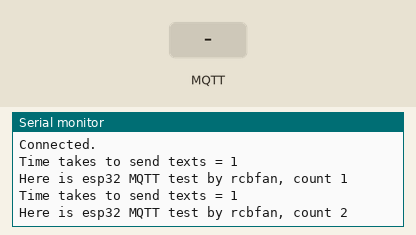
Recording of a sketch running on a simulated ESP32. Shown: the last lines printed to the serial monitor. The test bench sets the inputs (shaded band). WiFi joins after 1.5 s; servers stay silent unless stated; random numbers use the default seed unless the sketch sets one; no MQTT or app messages arrive unless stated.

Above: at 2.7 s.
2.8 s: MQTT message "1" arrives on the first subscribed topic
At 3.1 s:
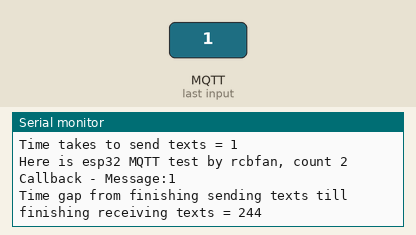
4.3 s: MQTT message "on" arrives on the first subscribed topic
At 4.48 s:
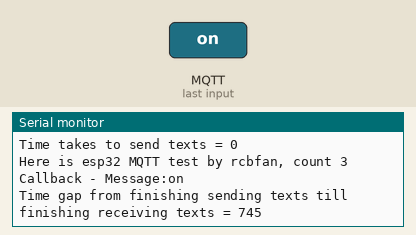
5.8 s: MQTT message "off" arrives on the first subscribed topic
At 6.4 s:
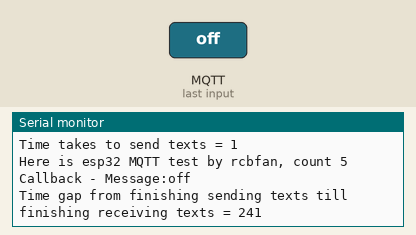
Timing chart, 0 to 8.8 s (numbered marks = the images above; inputs shaded):
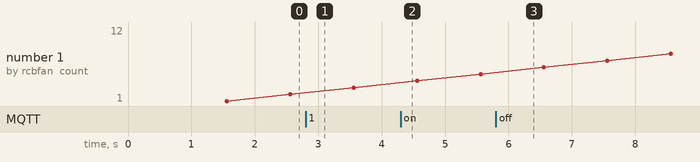

The sketch:

esp32_MQTT_send_receive_message_test.ino
```cpp
/*
This program can send messages to web server and get message from web server using MQTT.
And check the time needs for sending message and gap between finish sending message and finish receiving message.

Before uploading the program to esp32, please check if your Wifi name and Wifi password is correct.
*/

/*
Codes below are refering from
"https://www.survivingwithandroid.com/esp32-mqtt-client-publish-and-subscribe/#google_vignette"

We can monitor the messages sent from esp32 via
"https://www.hivemq.com/demos/websocket-client/"
After getting into this website, press connect (there's no need to change any thing),
then press "Add New Topic Subscription" button,
type in Topic name (inside "mqttClient.publish(Topic name, words)" ),
we will get messages.
*/

/*
Need to do:
  1. This is a public server, we need to use our local server with password.
  2. Add sensor codes
  3. Some codes to deal with the data from sensor
  4. Sending and receiving SEQUENCE to prevent from data conflict.
*/

#include <Arduino.h>
#include <WiFi.h>
#include <PubSubClient.h>

/*
BME280 sensor libraries, we won't use them, but we will use other sensor, so I keep them in the code.
#include <Adafruit_BME280.h>
#include <Adafruit_Sensor.h>
*/

const char *SSID = "SCplusNTU"; // Wifi name
const char *PWD = "smartcampus206";  //Wifi password

/*
Adafruit_BME280 bme;
*/

long last_time = 0;
static int times = 0;

static unsigned long int gap = 0; //Time gap from finishing sending texts till finishing receiving texts
static unsigned long int gapFront = 0;
static unsigned long int gapBack = 0;

static unsigned long int gap2 = 0;//Time that it takes to send texts
static unsigned long int gap2Front = 0;
static unsigned long int gap2Back = 0;

/*
char data[100];
*/

// MQTT client
WiFiClient wifiClient;
PubSubClient mqttClient(wifiClient);

char *mqttServer = "scplus-iot.ipcs.ntu.edu.tw"; //MQTT server name
int mqttPort = 1883;  //MQTT port


void connectToWiFi() {
  Serial.print("Connectiog to ");

  WiFi.begin(SSID, PWD);
  Serial.println(SSID);

  while (WiFi.status() != WL_CONNECTED) {
    Serial.print(".");
    delay(500);
  }

  Serial.println("Connected.");

}

//Subscribe to MQTT topic to listen to incoming message
void callback(char* topic, byte* payload, unsigned int length) {
  Serial.print("\nCallback - ");
  Serial.print("Message:");
  for (int i = 0; i < length; i++) {
    Serial.print((char)payload[i]);
  }

//Time gap from finishing sending texts till finishing receiving texts
  gapBack = millis();
  gap = gapBack - gapFront;
  Serial.println();
  Serial.print("Time gap from finishing sending texts till finishing receiving texts = ");
  Serial.print(gap);

}

//Set up and configure the ESP32 Client using PubSubClient
void setupMQTT() {
  mqttClient.setServer(mqttServer, mqttPort);
  // set the callback function
  mqttClient.setCallback(callback);
}


void setup() {
  Serial.begin(115200);

  connectToWiFi();
/*
Code to check if the sensor is connected
  if (!bme.begin(0x76)) {
    Serial.println("Problem connecting to BME280");
  }
*/
  setupMQTT();

}

//Connect the ESP32 to the MQTT broker
void reconnect() {
  Serial.println("Connecting to MQTT Broker...");
  while (!mqttClient.connected()) {
      Serial.println("Reconnecting to MQTT Broker..");
      String clientId = "ESP32Client-";
      clientId += String(random(0xffff), HEX);

      if (mqttClient.connect(clientId.c_str())) {
        Serial.println("Connected.");
        // subscribe to topic
        mqttClient.subscribe("NTU/riceball/makentu_test2");
        mqttClient.subscribe("/testword");
      }

  }
}


void loop() {

  if (!mqttClient.connected())
    reconnect();

  mqttClient.loop();  //getting message from the web server
  long now = millis();
  String words = "Here is esp32 MQTT test by rcbfan, count ";
  char pub[100];
  if (now - last_time > 1000) {
    // Send data
    times += 1;
    words += String(times);
    words.toCharArray(pub, 100);

  //Time that it takes to send texts
    gap2Front = millis();
    mqttClient.publish("NTU/riceball/makentu_test2", pub); //publish the message to the web server
    gap2Back = millis();
    gap2 = gap2Back - gap2Front;
    Serial.println();
    Serial.print("Time takes to send texts = ");
    Serial.print(gap2);

    gapFront = millis();
    last_time = now;

  //check the message which is sent
    Serial.println();
    Serial.print(pub);

  }
  if(times>=100){
    times=0;
  }
/*
some code to send sensor data to MQTT

  long now = millis();
  if (now - last_time > 60000) {
    // Send data
    float temp = bme.readTemperature();
    float hum = bme.readHumidity();
    float pres = bme.readPressure() / 100;


    // Publishing data throgh MQTT
    sprintf(data, "%f", temp);
    Serial.println(temp);
    mqttClient.publish("/swa/temperature", data);
    sprintf(data, "%f", hum);
    Serial.println(hum);
    mqttClient.publish("/swa/humidity", data);
    sprintf(data, "%f", pres);
    Serial.println(pres);
    mqttClient.publish("/swa/pressure", data);
    last_time = now;

  }
*/

}
```

Measured:
- after the input at 2.8 s, the serial monitor: prints a new line at once (image 1)
- after the input at 4.3 s, the serial monitor: prints a new line at once (image 2)
- after the input at 5.8 s, the serial monitor: prints a new line at once (image 3)
